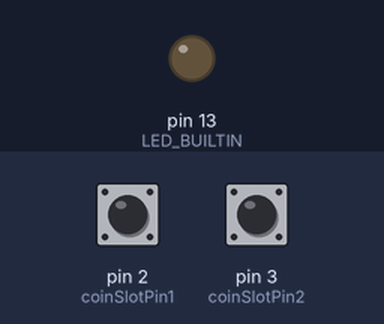
A sketch run on a simulated Arduino Leonardo, built with avr-gcc and run on an emulated ATmega32U4. Shown: output pins drawn as LEDs (lit = HIGH). Inputs (shaded band) come from the test bench; at power-on: pin 2 (coinSlotPin1) HIGH, pin 3 (coinSlotPin2) HIGH.

Above: at 1.2 s.
1.3 s: pin 2 (coinSlotPin1) pulled LOW for 0.15 s
At 1.4 s:
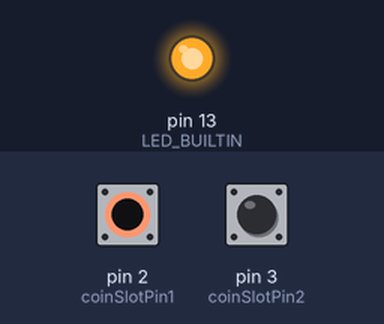
3.0 s: pin 2 (coinSlotPin1) pulled LOW for 3.2 s
At 6.8 s:
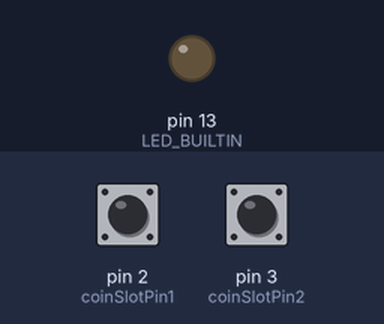
Timing chart, 0 to 8.3 s (numbered marks = the images above; inputs shaded):
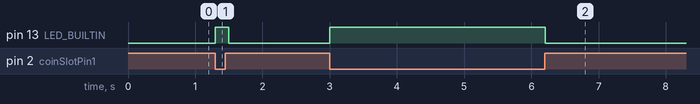

The sketch:

coinslots.ino
```cpp
#include <Keyboard.h>

const int coinSlotPin1 = 2;
const int coinSlotPin2 = 3;

int coinState1 = 0;
int coinState2 = 0;

void setup()
{
  // initialize the LED pin as an output:
  pinMode(LED_BUILTIN, OUTPUT);
  // initialize the pushbutton pin as an input:
  pinMode(coinSlotPin1, INPUT_PULLUP);
  pinMode(coinSlotPin2, INPUT_PULLUP);
}

void loop()
{
  coinState1 = digitalRead(coinSlotPin1);

  if (coinState1 == HIGH)
  { // turn LED off:
    digitalWrite(LED_BUILTIN, LOW);
  }
  else
  { // turn LED on:
    digitalWrite(LED_BUILTIN, HIGH);
    Keyboard.press('3');
    delay(100);
    Keyboard.releaseAll();
  }
   coinState2 = digitalRead(coinSlotPin2);

  if (coinState2 == LOW)
  {
    Keyboard.press('4');
    delay(100);
    Keyboard.releaseAll();
  }
}
```

Measured:
- after the input at 1.3 s, pin 13 (LED_BUILTIN): LOW → HIGH at once, → LOW 0.20 s later
- after the input at 3.0 s, pin 13 (LED_BUILTIN): LOW → HIGH at once, → LOW 3.2 s later
